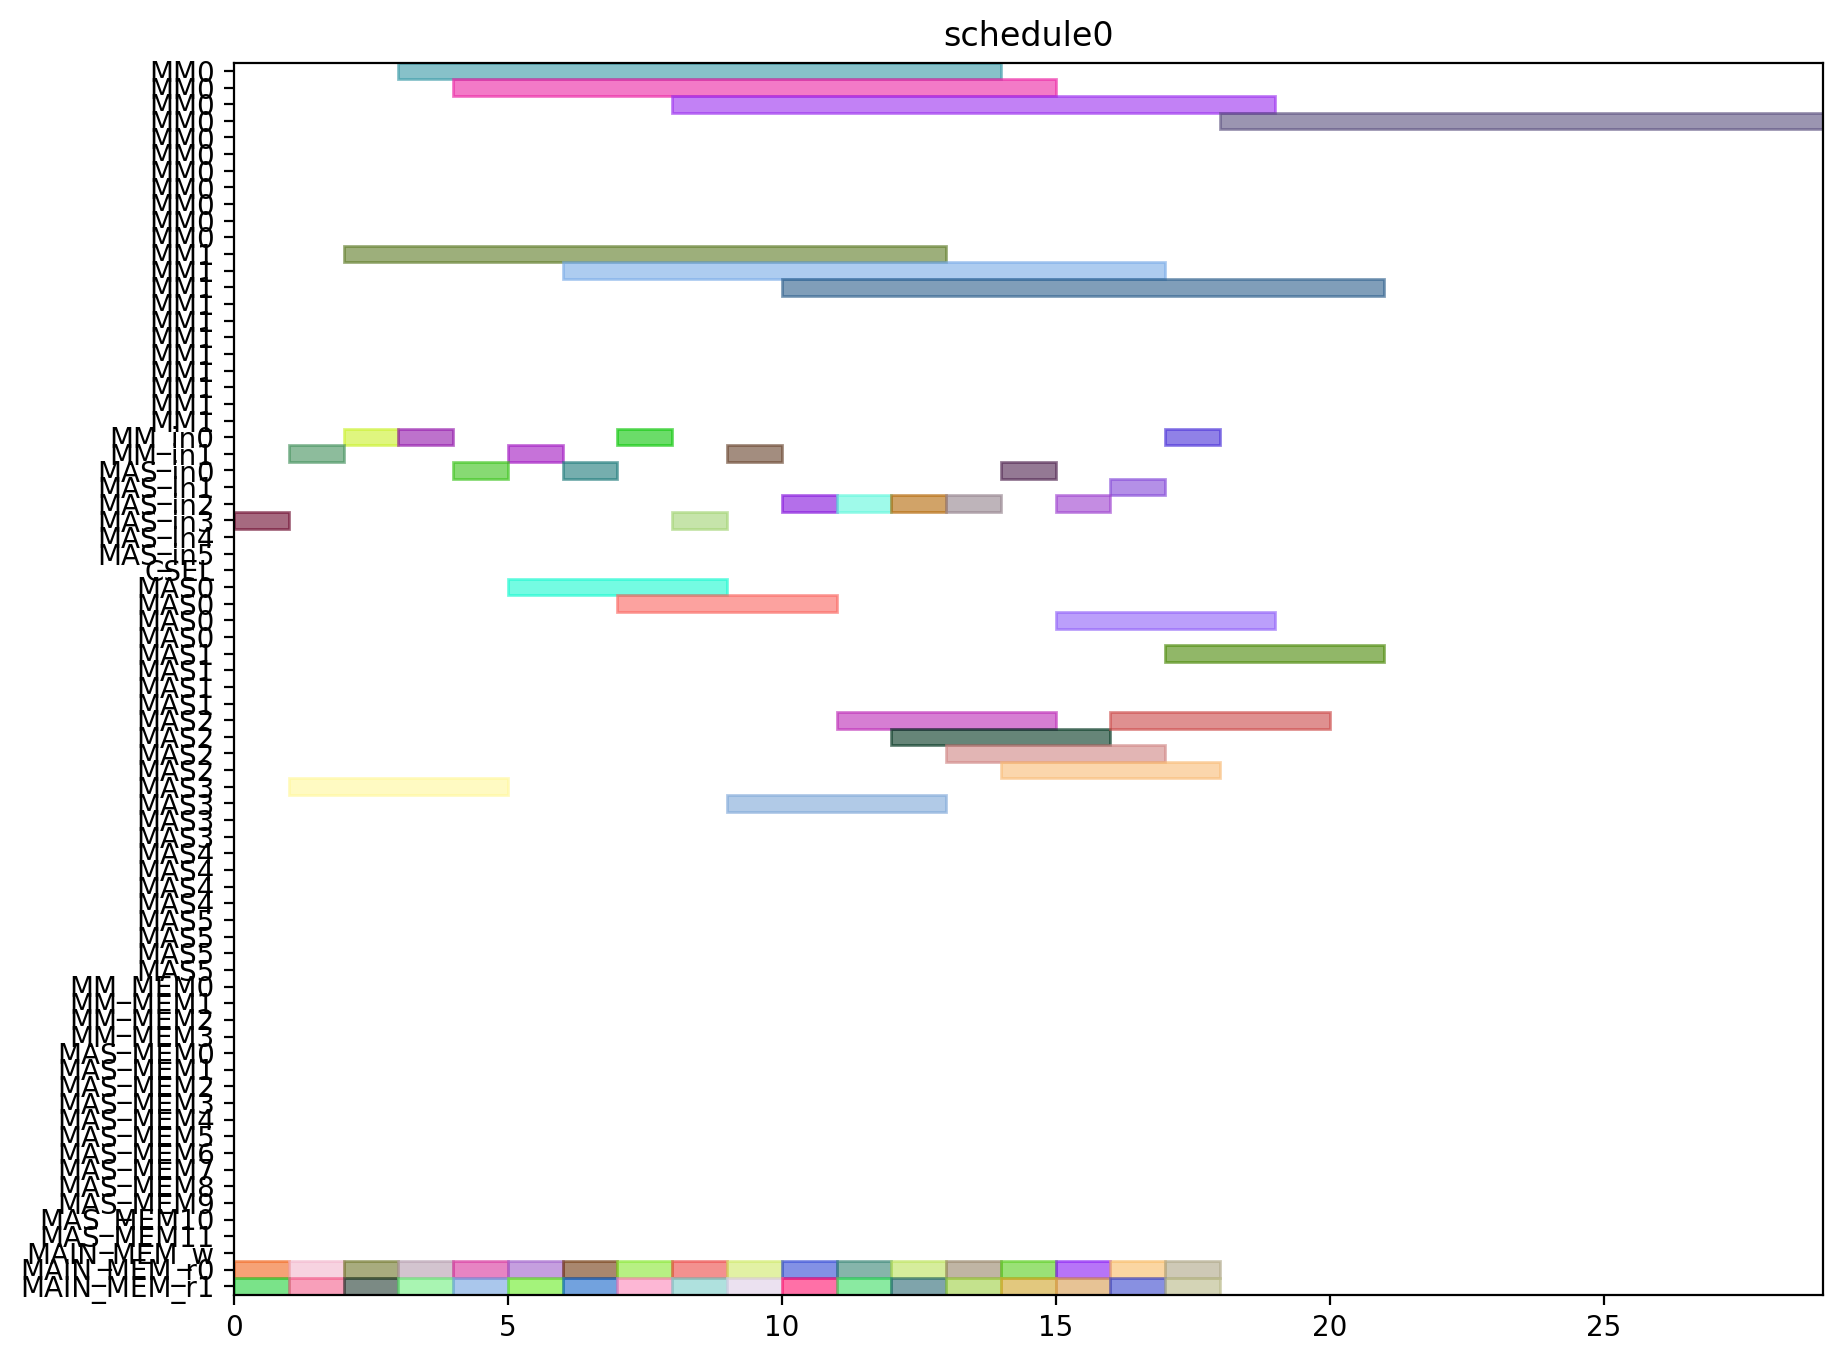

Python code for this plot:
from pyschedule import Scenario, solvers, plotters, alt


def solve():
	horizon = 120
	S = Scenario("schedule0", horizon=horizon)

	# resource
	MM = S.Resources('MM', num=2, size=11)
	MM_in = S.Resources('MM_in', num=2)
	MAS_in = S.Resources('MAS_in', num=6)
	CSEL = S.Resource('CSEL')
	MAS = S.Resources('MAS', num=6, size=4, periods=range(1, horizon))
	MM_MEM = S.Resources('MM_MEM', num=4)
	MAS_MEM = S.Resources('MAS_MEM', num=12)
	MAIN_MEM_w = S.Resource('MAIN_MEM_w', size=1)
	MAIN_MEM_r = S.Resources('MAIN_MEM_r', num=2)

	# result of previous scheduling

	# new tasks
	t0_t0 = S.Task('t0_t0', length=4, delay_cost=1)
	t0_t0 += alt(MAS)
	t0_t0_in = S.Task('t0_t0_in', length=1, delay_cost=1)
	t0_t0_in += alt(MAS_in)
	S += t0_t0_in*MAS_in[0]<=t0_t0*MAS[0]

	S += t0_t0_in*MAS_in[1]<=t0_t0*MAS[1]

	S += t0_t0_in*MAS_in[2]<=t0_t0*MAS[2]

	S += t0_t0_in*MAS_in[3]<=t0_t0*MAS[3]

	S += t0_t0_in*MAS_in[4]<=t0_t0*MAS[4]

	S += t0_t0_in*MAS_in[5]<=t0_t0*MAS[5]

	t0_t0_mem0 = S.Task('t0_t0_mem0', length=1, delay_cost=1)
	t0_t0_mem0 += MAIN_MEM_r[0]
	S += t0_t0_mem0 <= t0_t0

	t0_t0_mem1 = S.Task('t0_t0_mem1', length=1, delay_cost=1)
	t0_t0_mem1 += MAIN_MEM_r[1]
	S += t0_t0_mem1 <= t0_t0

	t0_t1 = S.Task('t0_t1', length=4, delay_cost=1)
	t0_t1 += alt(MAS)
	t0_t1_in = S.Task('t0_t1_in', length=1, delay_cost=1)
	t0_t1_in += alt(MAS_in)
	S += t0_t1_in*MAS_in[0]<=t0_t1*MAS[0]

	S += t0_t1_in*MAS_in[1]<=t0_t1*MAS[1]

	S += t0_t1_in*MAS_in[2]<=t0_t1*MAS[2]

	S += t0_t1_in*MAS_in[3]<=t0_t1*MAS[3]

	S += t0_t1_in*MAS_in[4]<=t0_t1*MAS[4]

	S += t0_t1_in*MAS_in[5]<=t0_t1*MAS[5]

	t0_t1_mem0 = S.Task('t0_t1_mem0', length=1, delay_cost=1)
	t0_t1_mem0 += MAIN_MEM_r[0]
	S += t0_t1_mem0 <= t0_t1

	t0_t1_mem1 = S.Task('t0_t1_mem1', length=1, delay_cost=1)
	t0_t1_mem1 += MAIN_MEM_r[1]
	S += t0_t1_mem1 <= t0_t1

	t0_t3 = S.Task('t0_t3', length=11, delay_cost=1)
	t0_t3 += alt(MM)
	t0_t3_in = S.Task('t0_t3_in', length=1, delay_cost=1)
	t0_t3_in += alt(MM_in)
	S += t0_t3_in*MM_in[0]<=t0_t3*MM[0]
	S += t0_t3_in*MM_in[1]<=t0_t3*MM[1]
	t0_t3_mem0 = S.Task('t0_t3_mem0', length=1, delay_cost=1)
	t0_t3_mem0 += MAIN_MEM_r[0]
	S += t0_t3_mem0 <= t0_t3

	t0_t3_mem1 = S.Task('t0_t3_mem1', length=1, delay_cost=1)
	t0_t3_mem1 += MAIN_MEM_r[1]
	S += t0_t3_mem1 <= t0_t3

	t1_t0 = S.Task('t1_t0', length=4, delay_cost=1)
	t1_t0 += alt(MAS)
	t1_t0_in = S.Task('t1_t0_in', length=1, delay_cost=1)
	t1_t0_in += alt(MAS_in)
	S += t1_t0_in*MAS_in[0]<=t1_t0*MAS[0]

	S += t1_t0_in*MAS_in[1]<=t1_t0*MAS[1]

	S += t1_t0_in*MAS_in[2]<=t1_t0*MAS[2]

	S += t1_t0_in*MAS_in[3]<=t1_t0*MAS[3]

	S += t1_t0_in*MAS_in[4]<=t1_t0*MAS[4]

	S += t1_t0_in*MAS_in[5]<=t1_t0*MAS[5]

	t1_t0_mem0 = S.Task('t1_t0_mem0', length=1, delay_cost=1)
	t1_t0_mem0 += MAIN_MEM_r[0]
	S += t1_t0_mem0 <= t1_t0

	t1_t0_mem1 = S.Task('t1_t0_mem1', length=1, delay_cost=1)
	t1_t0_mem1 += MAIN_MEM_r[1]
	S += t1_t0_mem1 <= t1_t0

	t1_t1 = S.Task('t1_t1', length=4, delay_cost=1)
	t1_t1 += alt(MAS)
	t1_t1_in = S.Task('t1_t1_in', length=1, delay_cost=1)
	t1_t1_in += alt(MAS_in)
	S += t1_t1_in*MAS_in[0]<=t1_t1*MAS[0]

	S += t1_t1_in*MAS_in[1]<=t1_t1*MAS[1]

	S += t1_t1_in*MAS_in[2]<=t1_t1*MAS[2]

	S += t1_t1_in*MAS_in[3]<=t1_t1*MAS[3]

	S += t1_t1_in*MAS_in[4]<=t1_t1*MAS[4]

	S += t1_t1_in*MAS_in[5]<=t1_t1*MAS[5]

	t1_t1_mem0 = S.Task('t1_t1_mem0', length=1, delay_cost=1)
	t1_t1_mem0 += MAIN_MEM_r[0]
	S += t1_t1_mem0 <= t1_t1

	t1_t1_mem1 = S.Task('t1_t1_mem1', length=1, delay_cost=1)
	t1_t1_mem1 += MAIN_MEM_r[1]
	S += t1_t1_mem1 <= t1_t1

	t1_t3 = S.Task('t1_t3', length=11, delay_cost=1)
	t1_t3 += alt(MM)
	t1_t3_in = S.Task('t1_t3_in', length=1, delay_cost=1)
	t1_t3_in += alt(MM_in)
	S += t1_t3_in*MM_in[0]<=t1_t3*MM[0]
	S += t1_t3_in*MM_in[1]<=t1_t3*MM[1]
	t1_t3_mem0 = S.Task('t1_t3_mem0', length=1, delay_cost=1)
	t1_t3_mem0 += MAIN_MEM_r[0]
	S += t1_t3_mem0 <= t1_t3

	t1_t3_mem1 = S.Task('t1_t3_mem1', length=1, delay_cost=1)
	t1_t3_mem1 += MAIN_MEM_r[1]
	S += t1_t3_mem1 <= t1_t3

	t2_t2 = S.Task('t2_t2', length=4, delay_cost=1)
	t2_t2 += alt(MAS)
	t2_t2_in = S.Task('t2_t2_in', length=1, delay_cost=1)
	t2_t2_in += alt(MAS_in)
	S += t2_t2_in*MAS_in[0]<=t2_t2*MAS[0]

	S += t2_t2_in*MAS_in[1]<=t2_t2*MAS[1]

	S += t2_t2_in*MAS_in[2]<=t2_t2*MAS[2]

	S += t2_t2_in*MAS_in[3]<=t2_t2*MAS[3]

	S += t2_t2_in*MAS_in[4]<=t2_t2*MAS[4]

	S += t2_t2_in*MAS_in[5]<=t2_t2*MAS[5]

	t2_t2_mem0 = S.Task('t2_t2_mem0', length=1, delay_cost=1)
	t2_t2_mem0 += MAIN_MEM_r[0]
	S += t2_t2_mem0 <= t2_t2

	t2_t2_mem1 = S.Task('t2_t2_mem1', length=1, delay_cost=1)
	t2_t2_mem1 += MAIN_MEM_r[1]
	S += t2_t2_mem1 <= t2_t2

	t5_t0 = S.Task('t5_t0', length=11, delay_cost=1)
	t5_t0 += alt(MM)
	t5_t0_in = S.Task('t5_t0_in', length=1, delay_cost=1)
	t5_t0_in += alt(MM_in)
	S += t5_t0_in*MM_in[0]<=t5_t0*MM[0]
	S += t5_t0_in*MM_in[1]<=t5_t0*MM[1]
	t5_t0_mem0 = S.Task('t5_t0_mem0', length=1, delay_cost=1)
	t5_t0_mem0 += MAIN_MEM_r[0]
	S += t5_t0_mem0 <= t5_t0

	t5_t0_mem1 = S.Task('t5_t0_mem1', length=1, delay_cost=1)
	t5_t0_mem1 += MAIN_MEM_r[1]
	S += t5_t0_mem1 <= t5_t0

	t5_t1 = S.Task('t5_t1', length=11, delay_cost=1)
	t5_t1 += alt(MM)
	t5_t1_in = S.Task('t5_t1_in', length=1, delay_cost=1)
	t5_t1_in += alt(MM_in)
	S += t5_t1_in*MM_in[0]<=t5_t1*MM[0]
	S += t5_t1_in*MM_in[1]<=t5_t1*MM[1]
	t5_t1_mem0 = S.Task('t5_t1_mem0', length=1, delay_cost=1)
	t5_t1_mem0 += MAIN_MEM_r[0]
	S += t5_t1_mem0 <= t5_t1

	t5_t1_mem1 = S.Task('t5_t1_mem1', length=1, delay_cost=1)
	t5_t1_mem1 += MAIN_MEM_r[1]
	S += t5_t1_mem1 <= t5_t1

	t5_t2 = S.Task('t5_t2', length=4, delay_cost=1)
	t5_t2 += alt(MAS)
	t5_t2_in = S.Task('t5_t2_in', length=1, delay_cost=1)
	t5_t2_in += alt(MAS_in)
	S += t5_t2_in*MAS_in[0]<=t5_t2*MAS[0]

	S += t5_t2_in*MAS_in[1]<=t5_t2*MAS[1]

	S += t5_t2_in*MAS_in[2]<=t5_t2*MAS[2]

	S += t5_t2_in*MAS_in[3]<=t5_t2*MAS[3]

	S += t5_t2_in*MAS_in[4]<=t5_t2*MAS[4]

	S += t5_t2_in*MAS_in[5]<=t5_t2*MAS[5]

	t5_t2_mem0 = S.Task('t5_t2_mem0', length=1, delay_cost=1)
	t5_t2_mem0 += MAIN_MEM_r[0]
	S += t5_t2_mem0 <= t5_t2

	t5_t2_mem1 = S.Task('t5_t2_mem1', length=1, delay_cost=1)
	t5_t2_mem1 += MAIN_MEM_r[1]
	S += t5_t2_mem1 <= t5_t2

	t5_t3 = S.Task('t5_t3', length=4, delay_cost=1)
	t5_t3 += alt(MAS)
	t5_t3_in = S.Task('t5_t3_in', length=1, delay_cost=1)
	t5_t3_in += alt(MAS_in)
	S += t5_t3_in*MAS_in[0]<=t5_t3*MAS[0]

	S += t5_t3_in*MAS_in[1]<=t5_t3*MAS[1]

	S += t5_t3_in*MAS_in[2]<=t5_t3*MAS[2]

	S += t5_t3_in*MAS_in[3]<=t5_t3*MAS[3]

	S += t5_t3_in*MAS_in[4]<=t5_t3*MAS[4]

	S += t5_t3_in*MAS_in[5]<=t5_t3*MAS[5]

	t5_t3_mem0 = S.Task('t5_t3_mem0', length=1, delay_cost=1)
	t5_t3_mem0 += MAIN_MEM_r[0]
	S += t5_t3_mem0 <= t5_t3

	t5_t3_mem1 = S.Task('t5_t3_mem1', length=1, delay_cost=1)
	t5_t3_mem1 += MAIN_MEM_r[1]
	S += t5_t3_mem1 <= t5_t3

	t7_t0 = S.Task('t7_t0', length=4, delay_cost=1)
	t7_t0 += alt(MAS)
	t7_t0_in = S.Task('t7_t0_in', length=1, delay_cost=1)
	t7_t0_in += alt(MAS_in)
	S += t7_t0_in*MAS_in[0]<=t7_t0*MAS[0]

	S += t7_t0_in*MAS_in[1]<=t7_t0*MAS[1]

	S += t7_t0_in*MAS_in[2]<=t7_t0*MAS[2]

	S += t7_t0_in*MAS_in[3]<=t7_t0*MAS[3]

	S += t7_t0_in*MAS_in[4]<=t7_t0*MAS[4]

	S += t7_t0_in*MAS_in[5]<=t7_t0*MAS[5]

	t7_t0_mem0 = S.Task('t7_t0_mem0', length=1, delay_cost=1)
	t7_t0_mem0 += MAIN_MEM_r[0]
	S += t7_t0_mem0 <= t7_t0

	t7_t0_mem1 = S.Task('t7_t0_mem1', length=1, delay_cost=1)
	t7_t0_mem1 += MAIN_MEM_r[1]
	S += t7_t0_mem1 <= t7_t0

	t7_t1 = S.Task('t7_t1', length=4, delay_cost=1)
	t7_t1 += alt(MAS)
	t7_t1_in = S.Task('t7_t1_in', length=1, delay_cost=1)
	t7_t1_in += alt(MAS_in)
	S += t7_t1_in*MAS_in[0]<=t7_t1*MAS[0]

	S += t7_t1_in*MAS_in[1]<=t7_t1*MAS[1]

	S += t7_t1_in*MAS_in[2]<=t7_t1*MAS[2]

	S += t7_t1_in*MAS_in[3]<=t7_t1*MAS[3]

	S += t7_t1_in*MAS_in[4]<=t7_t1*MAS[4]

	S += t7_t1_in*MAS_in[5]<=t7_t1*MAS[5]

	t7_t1_mem0 = S.Task('t7_t1_mem0', length=1, delay_cost=1)
	t7_t1_mem0 += MAIN_MEM_r[0]
	S += t7_t1_mem0 <= t7_t1

	t7_t1_mem1 = S.Task('t7_t1_mem1', length=1, delay_cost=1)
	t7_t1_mem1 += MAIN_MEM_r[1]
	S += t7_t1_mem1 <= t7_t1

	t7_t3 = S.Task('t7_t3', length=11, delay_cost=1)
	t7_t3 += alt(MM)
	t7_t3_in = S.Task('t7_t3_in', length=1, delay_cost=1)
	t7_t3_in += alt(MM_in)
	S += t7_t3_in*MM_in[0]<=t7_t3*MM[0]
	S += t7_t3_in*MM_in[1]<=t7_t3*MM[1]
	t7_t3_mem0 = S.Task('t7_t3_mem0', length=1, delay_cost=1)
	t7_t3_mem0 += MAIN_MEM_r[0]
	S += t7_t3_mem0 <= t7_t3

	t7_t3_mem1 = S.Task('t7_t3_mem1', length=1, delay_cost=1)
	t7_t3_mem1 += MAIN_MEM_r[1]
	S += t7_t3_mem1 <= t7_t3

	t10_t0 = S.Task('t10_t0', length=11, delay_cost=1)
	t10_t0 += alt(MM)
	t10_t0_in = S.Task('t10_t0_in', length=1, delay_cost=1)
	t10_t0_in += alt(MM_in)
	S += t10_t0_in*MM_in[0]<=t10_t0*MM[0]
	S += t10_t0_in*MM_in[1]<=t10_t0*MM[1]
	t10_t0_mem0 = S.Task('t10_t0_mem0', length=1, delay_cost=1)
	t10_t0_mem0 += MAIN_MEM_r[0]
	S += t10_t0_mem0 <= t10_t0

	t10_t0_mem1 = S.Task('t10_t0_mem1', length=1, delay_cost=1)
	t10_t0_mem1 += MAIN_MEM_r[1]
	S += t10_t0_mem1 <= t10_t0

	t10_t1 = S.Task('t10_t1', length=11, delay_cost=1)
	t10_t1 += alt(MM)
	t10_t1_in = S.Task('t10_t1_in', length=1, delay_cost=1)
	t10_t1_in += alt(MM_in)
	S += t10_t1_in*MM_in[0]<=t10_t1*MM[0]
	S += t10_t1_in*MM_in[1]<=t10_t1*MM[1]
	t10_t1_mem0 = S.Task('t10_t1_mem0', length=1, delay_cost=1)
	t10_t1_mem0 += MAIN_MEM_r[0]
	S += t10_t1_mem0 <= t10_t1

	t10_t1_mem1 = S.Task('t10_t1_mem1', length=1, delay_cost=1)
	t10_t1_mem1 += MAIN_MEM_r[1]
	S += t10_t1_mem1 <= t10_t1

	t10_t2 = S.Task('t10_t2', length=4, delay_cost=1)
	t10_t2 += alt(MAS)
	t10_t2_in = S.Task('t10_t2_in', length=1, delay_cost=1)
	t10_t2_in += alt(MAS_in)
	S += t10_t2_in*MAS_in[0]<=t10_t2*MAS[0]

	S += t10_t2_in*MAS_in[1]<=t10_t2*MAS[1]

	S += t10_t2_in*MAS_in[2]<=t10_t2*MAS[2]

	S += t10_t2_in*MAS_in[3]<=t10_t2*MAS[3]

	S += t10_t2_in*MAS_in[4]<=t10_t2*MAS[4]

	S += t10_t2_in*MAS_in[5]<=t10_t2*MAS[5]

	t10_t2_mem0 = S.Task('t10_t2_mem0', length=1, delay_cost=1)
	t10_t2_mem0 += MAIN_MEM_r[0]
	S += t10_t2_mem0 <= t10_t2

	t10_t2_mem1 = S.Task('t10_t2_mem1', length=1, delay_cost=1)
	t10_t2_mem1 += MAIN_MEM_r[1]
	S += t10_t2_mem1 <= t10_t2

	t10_t3 = S.Task('t10_t3', length=4, delay_cost=1)
	t10_t3 += alt(MAS)
	t10_t3_in = S.Task('t10_t3_in', length=1, delay_cost=1)
	t10_t3_in += alt(MAS_in)
	S += t10_t3_in*MAS_in[0]<=t10_t3*MAS[0]

	S += t10_t3_in*MAS_in[1]<=t10_t3*MAS[1]

	S += t10_t3_in*MAS_in[2]<=t10_t3*MAS[2]

	S += t10_t3_in*MAS_in[3]<=t10_t3*MAS[3]

	S += t10_t3_in*MAS_in[4]<=t10_t3*MAS[4]

	S += t10_t3_in*MAS_in[5]<=t10_t3*MAS[5]

	t10_t3_mem0 = S.Task('t10_t3_mem0', length=1, delay_cost=1)
	t10_t3_mem0 += MAIN_MEM_r[0]
	S += t10_t3_mem0 <= t10_t3

	t10_t3_mem1 = S.Task('t10_t3_mem1', length=1, delay_cost=1)
	t10_t3_mem1 += MAIN_MEM_r[1]
	S += t10_t3_mem1 <= t10_t3

	solvers.mip.solve(S,msg=1,kind='CPLEX',ratio_gap=1.01)

	solution = [['hoge']*len(S.solution()[1]) for i in range(len(S.solution()))]
	for i in range(len(S.solution())):
		for j in range(len(S.solution()[i])):
			solution[i][j]=str(S.solution()[i][j])
	print(solution)

	cycles = int(solution[-1][3])

	pic_file_name = "/mnt/rose/usr1/fukuda/ABE/multiRAM_multiMAS_16mux/scheduling_result/stage11MM2_stage4MAS6/EP2_DBL_w_EVAL/schedule0.png"
	if(S.solution() != []):
		plotters.matplotlib.plot(S,img_filename=pic_file_name, show_task_labels=False, fig_size=(cycles*0.25+3, 8))

	return solution
